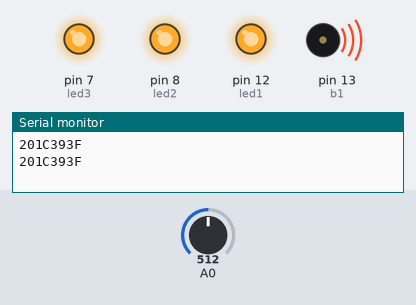
Recording of a sketch running on a simulated Arduino Uno, built with avr-gcc and run on an emulated ATmega328P. Parts: output pins drawn as LEDs (lit = HIGH), buzzer (waves = sounding), the last lines printed to the serial monitor. The inputs (shaded band) are chosen by the test bench; at power-on: A0 = 512.

Above: at 1.8 s.
1.9 s: A0 set to 122
At 3.3 s:
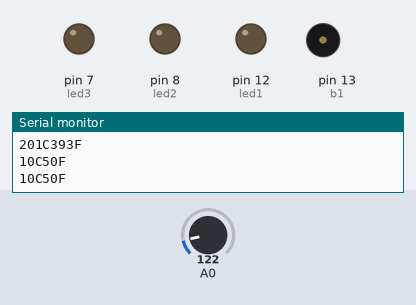
4.5 s: A0 set to 155
6.2 s: A0 set to 172
At 7.7 s:
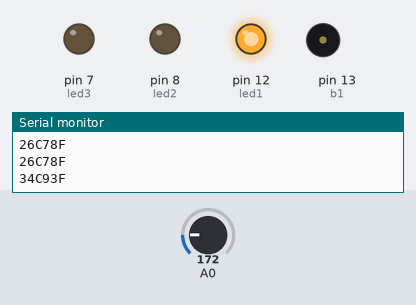
8.5 s: A0 set to 306
At 11.2 s:
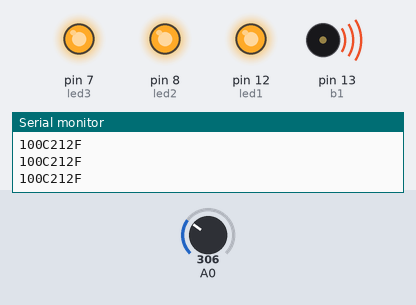
Timing chart, 0 to 12.5 s (numbered marks = the images above; inputs shaded):
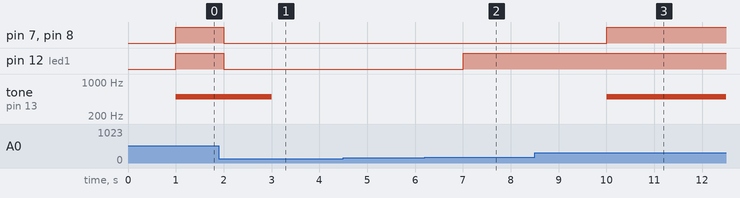

Measured:
- the behaviour switches between 162 and 163 on A0 (found by bisection; images 1 and 2)
- after the input at 1.9 s, pin 7 (led3), pin 8 (led2), pin 12 (led1): HIGH → LOW after 0.10 s; tone on pin 13 (b1): 500 Hz → silent after 1.1 s
- after the input at 6.2 s, pin 12 (led1): LOW → HIGH after 0.80 s
- after the input at 8.5 s, pin 7 (led3), pin 8 (led2): LOW → HIGH after 1.5 s; tone on pin 13 (b1): silent → 500 Hz after 1.5 s

The sketch:

t31.ino
```cpp
int baseTemp =0;
int celsius=0;
int faranheit=0;
int led1=12, led2=8, led3=7;
int b1 = 13;

void setup()
{
	pinMode(A0, INPUT);
  	Serial.begin(9600);
  	pinMode(led1, OUTPUT);
  	pinMode(led2, OUTPUT);
  	pinMode(led3, OUTPUT);
  	pinMode(b1, OUTPUT);
}

void loop()
{

	baseTemp = 30;

 	celsius = map(((analogRead(A0)-20)*3.04),0,1023,-40,125);
  	faranheit = ((celsius*9)/5+32);
  	Serial.print(celsius);

  	Serial.print("C");
  	Serial.print(faranheit);

  	Serial.println("F");

  	if(celsius < baseTemp)
    {
      digitalWrite(led1, LOW);
      digitalWrite(led2, LOW);
      digitalWrite(led3, LOW);
    }
  	if(celsius>= baseTemp && celsius < baseTemp+10)
    {
      digitalWrite(led1, HIGH);
      digitalWrite(led2, LOW);
      digitalWrite(led3, LOW);

    }
  	if(celsius>= baseTemp+10 && celsius < baseTemp+20)
    {
      digitalWrite(led1, HIGH);
      digitalWrite(led2, HIGH);
      digitalWrite(led3, LOW);

    }
  	if(celsius>= baseTemp+20 && celsius < baseTemp+30)
    {
      digitalWrite(led1, HIGH);
      digitalWrite(led2, HIGH);
      digitalWrite(led3, HIGH);
    }
  delay(1000);

    if(celsius>= baseTemp+30)
    {
      digitalWrite(led1, HIGH);
      digitalWrite(led2, HIGH);
      digitalWrite(led3, HIGH);
      tone(b1, 500, 1000);
    }
}
```
